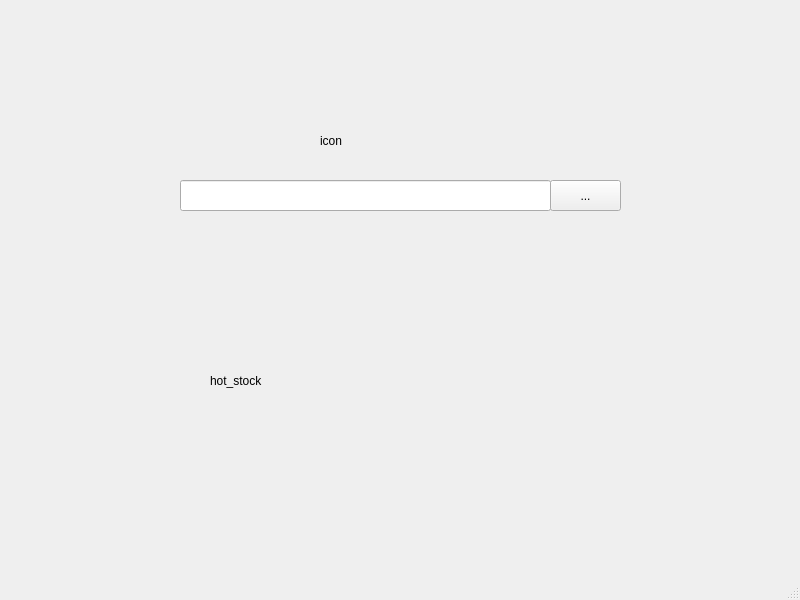
<?xml version="1.0" encoding="UTF-8"?>
<ui version="4.0">
 <class>MainWindow</class>
 <widget class="QMainWindow" name="MainWindow">
  <property name="geometry">
   <rect>
    <x>0</x>
    <y>0</y>
    <width>800</width>
    <height>600</height>
   </rect>
  </property>
  <property name="windowTitle">
   <string>MainWindow</string>
  </property>
  <widget class="QWidget" name="centralwidget">
   <widget class="QLineEdit" name="lineEdit">
    <property name="geometry">
     <rect>
      <x>180</x>
      <y>180</y>
      <width>371</width>
      <height>31</height>
     </rect>
    </property>
   </widget>
   <widget class="QLabel" name="label">
    <property name="geometry">
     <rect>
      <x>320</x>
      <y>120</y>
      <width>161</width>
      <height>41</height>
     </rect>
    </property>
    <property name="text">
     <string>icon</string>
    </property>
   </widget>
   <widget class="QToolButton" name="toolButton">
    <property name="geometry">
     <rect>
      <x>550</x>
      <y>180</y>
      <width>71</width>
      <height>31</height>
     </rect>
    </property>
    <property name="text">
     <string>...</string>
    </property>
   </widget>
   <widget class="QLabel" name="label_2">
    <property name="geometry">
     <rect>
      <x>210</x>
      <y>230</y>
      <width>391</width>
      <height>301</height>
     </rect>
    </property>
    <property name="text">
     <string>hot_stock</string>
    </property>
   </widget>
  </widget>
  <widget class="QStatusBar" name="statusbar"/>
 </widget>
 <resources/>
 <connections/>
</ui>
